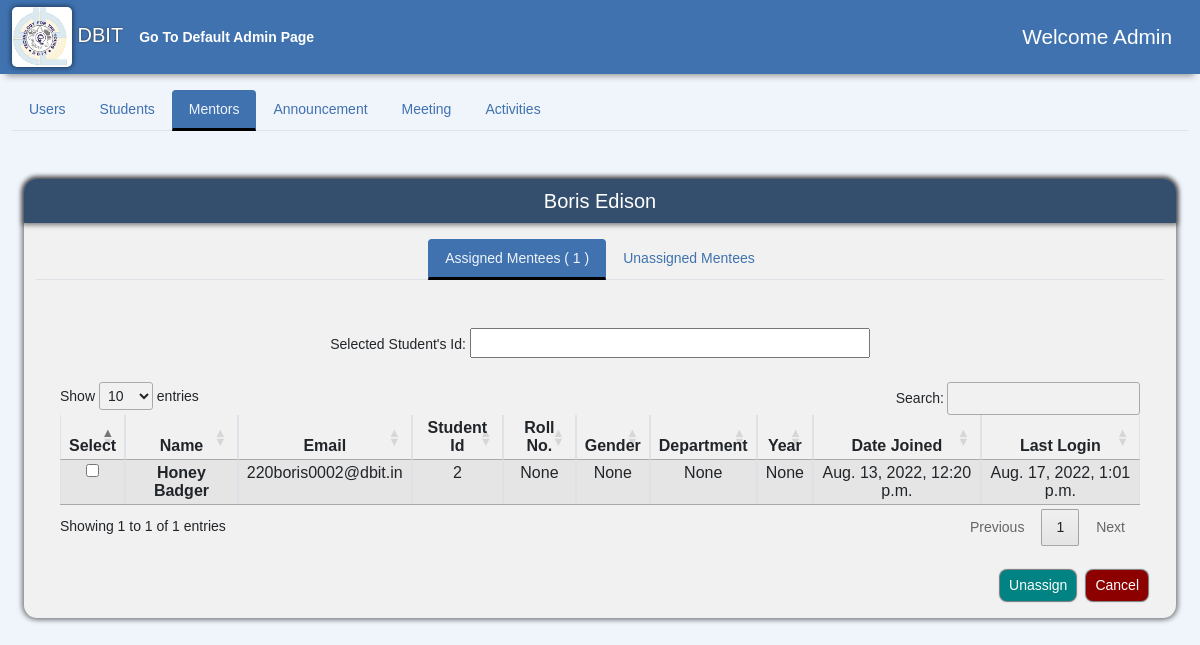
/AdminPage/assigned/1 (signed in), run on an earlier commit of the app's database.
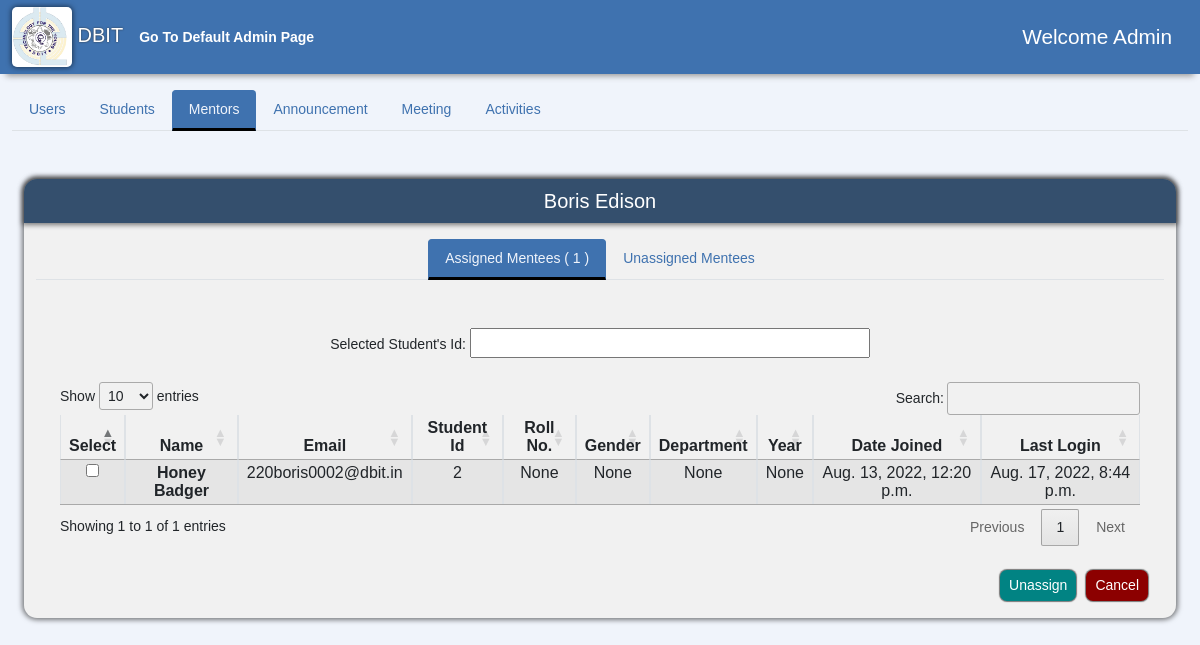
And on a later commit of the database.
### accounts/models.py (models this page shows, shortened)
class StudentProfile(models.Model):
    gender_choices = [
        ('Male', 'Male'),
        ('Female', 'Female'),
    ]
    branch_choices = [
        ('Computer Engineering', 'Computer Engineering'),
        ('Electronics and Telecommunication Engineering',
         'Electronics and Telecommunication Engineering'),
        ('Information Technology', 'Information Technology'),
        ('Mechanical Engineering', 'Mechanical Engineering'),
    ]
    Blood_grp_choices = [
        ('A+', 'A+'),
        ('B+', 'B+'),
        ('O+', 'O+'),
        ('AB+', 'AB+'),
        ('A-', 'A-'),
        ('B-', 'B-'),
        ('O-', 'O-'),
        ('AB-', 'AB-'),
    ]
    user = models.OneToOneField(User, on_delete=models.CASCADE)
    DateofBirth = models.DateField(max_length=50, null=True)
    Gender = models.CharField(max_length=50, null=True, choices=gender_choices)
    Blood_grp = models.CharField(
        max_length=50, null=True, choices=Blood_grp_choices)
    Branch = models.CharField(max_length=70, null=True, choices=branch_choices)
    Address = models.TextField(max_length=250, null=True)
    State = models.CharField(max_length=50, null=True)
    City = models.CharField(max_length=50, null=True)
    Country = models.CharField(max_length=50, null=True)
    religion = models.CharField(max_length=50, null=True)
    mother_tongue = models.CharField(max_length=50, null=True)
    is_assigned=models.BooleanField(default=False)
    def __str__(self):
        return str(self.user.email + ' => ' + self.user.first_name)

class User(AbstractUser):
    usr_id = models.CharField(max_length=50, unique=True)
    username = None
    email = models.EmailField(max_length=255, unique=True)
    created_on = models.DateTimeField(auto_now_add=True)
    is_active = models.BooleanField(default=True)
    is_staff = models.BooleanField(default=False)
    is_superuser = models.BooleanField(default=False)
    first_name = models.CharField(max_length=50, null=True)
    last_name = models.CharField(max_length=50, null=True)
    middle_name = models.CharField(max_length=50, null=True)
    phone = models.CharField(max_length=10, null=True, blank=True)
    profile_img = models.ImageField(
        default='logo.png', null=True, blank=True, upload_to='images/')
    USERNAME_FIELD = 'email'
    REQUIRED_FIELDS = ['usr_id', ]
    objects = CustomUserManager()

class StudentDetails(models.Model):
    student = models.OneToOneField(
        StudentProfile, on_delete=models.SET_NULL, null=True)
    current_rollNo = models.PositiveIntegerField(null=True)
    AimOfLife = models.CharField(max_length=100, blank=True, null=True)
    reason_of_engg = models.CharField(max_length=50, blank=True, null=True)
    current_year = models.CharField(max_length=50, blank=True, null=True)
    Course = models.CharField(max_length=50, blank=True, null=True)
    YearOfAdmission = models.CharField(max_length=10 ,blank=True,null=True)

### AdminPage/views.py (the view, shortened to what this page needs)
# urls.py: path('assigned/<str:usr_id>', views.Assigned, name= 'admin-assigned'),
@login_required(login_url='Login')
def Assigned(request,usr_id):
    if request.user.is_superuser:
        mentee_list = []
        for mentee in Mentor_assign.objects.filter(Mentor__user__usr_id=usr_id):
            mentee_list.append(mentee.Mentee)
        print(mentee_list)
        mentor = MentorProfile.objects.get(user__usr_id=usr_id)
        context={'mentor':mentor,'mentee_list':mentee_list}
        return render(request,'AdminPage/admin-assign-assigned.html',context)
    else:
        return HttpResponse("You are not authorized to view this page")

### Announcement/notification_processors.py (called while the page is built)
def announcements(request):
    allnotifications= Announcement.objects.all()
    return {'notifications':allnotifications}

def announcement_receiver(request):
    allreceivers= AnnouncementReceiver.objects.all()
    return {'receivers':allreceivers}

### AdminPage/templates/AdminPage/admin-assign-assigned.html (shortened to what this page needs)
{% extends "admin-assign.html" %}
{% load static %}
{% block assignedTabButton %}
<button class="nav-link active" id="nav-assigned-tab" onClick="window.location.href='{% url 'admin-assigned' mentor.user.usr_id %}'" data-bs-toggle="tab" data-bs-target="#nav-assigned" type="button" role="tab" aria-controls="nav-assigned-tab"
aria-selected="false">
Assigned Mentees ( {{mentee_list|length}} )
</button>
{% endblock %}
{% block assignedTabContent %}
<form method="POST" >
<center>Selected Student's Id: <input type='text' style="font-size: 14pt; height: 30px; width:400px; " id='mentee_selected' readonly name='mentees'/>
<div class="tab-pane fade active show" id="nav-unassigned" role="tabpanel" aria-labelledby="nav-unassigned-tab">
    <div class="table-div m-4 mt-4 mb-4">
      <table class="table table-striped table-bordered" style="widows: 100%;" id="student-table">
        <thead>
          <tr>
            <th scope="col" class="px-2 py-1 text-center">Select</th>
            <th scope="col" class="px-2 py-1 text-center">Name</th>
            <th scope="col" class="px-2 py-1 text-center">Email</th>
            <th scope="col" class="px-2 py-1 text-center">Student Id</th>
            <th scope="col" class="px-2 py-1 text-center">Roll No.</th>
            <th scope="col" class="px-2 py-1 text-center">Gender</th>
            <th scope="col" class="px-2 py-1 text-center">Department</th>
            <th scope="col" class="px-2 py-1 text-center">Year</th>
            <th scope="col" class="px-2 py-1 text-center">Date Joined</th>
            <th scope="col" class="px-2 py-1 text-center">Last Login</th>
          </tr>
        </thead>
        <tbody id="myTable">
          {% for mentee in mentee_list %}
          <tr>
            <td class="px-2 py-1 text-center">
              <span class="mb-3">
                <input type="checkbox" value="{{ mentee.user.usr_id }}" class="chkvalues" name="mentee_list" id="select-mentee">
              </span>
            </td>
            <th scope="row" class="px-2 py-1 text-center">{{ mentee.user.first_name }} {{ mentee.user.last_name }}</th>
            <td class="px-2 py-1 text-center">{{ mentee.user.email }}</td>
            <td class="px-2 py-1 text-center">{{ mentee.user.usr_id }}</td>
            <td class="px-2 py-1 text-center">{{ mentee.studentdetails.current_rollNo }}</td>
            <td class="px-2 py-1 text-center">{{ mentee.Gender }}</td>
            <td class="px-2 py-1 text-center">{{ mentee.Branch }}</td>
            <td class="px-2 py-1 text-center">{{ mentee.studentdetails.current_year }}</td>
            <td class="px-2 py-1 text-center">{{ mentee.user.date_joined }}</td>
            <td class="px-2 py-1 text-center">{{ mentee.user.last_login }}</td>
          </tr>
          {% endfor %}
        </tbody>
      </table>
    </div>
    <div class="d-flex align-items-center justify-content-center m-3">
      <button type="submit" name="btn-show" id="assign-btn" class="btn btn-sm update-btn ms-auto" style="width: auto; border-radius: 7px; background-color: #018383; color: white; box-shadow: 0 0 1px 1px rgba(0, 0, 0, 0.5);">
        Unassign
      </button>
      <button type="button" name="btn-show" id="cancel-btn" class="btn btn-sm cancel-btn" onClick="window.location.href='{% url 'admin-mentor' %}'"
        style="width: auto; margin-left: 10px; border-radius: 7px; background-color: #8C0000; color: white; box-shadow: 0 0 1px 1px rgba(0, 0, 0, 0.5);">
        Cancel
      </button>
    </div>
  </div>
</form>
{% endblock %}

What changed in the data, as far as the page shows it:
changed through a linked row, StudentProfile "None": user.last_login "Aug. 17, 2022, 1:01 p.m." → "Aug. 17, 2022, 8:44 p.m."
